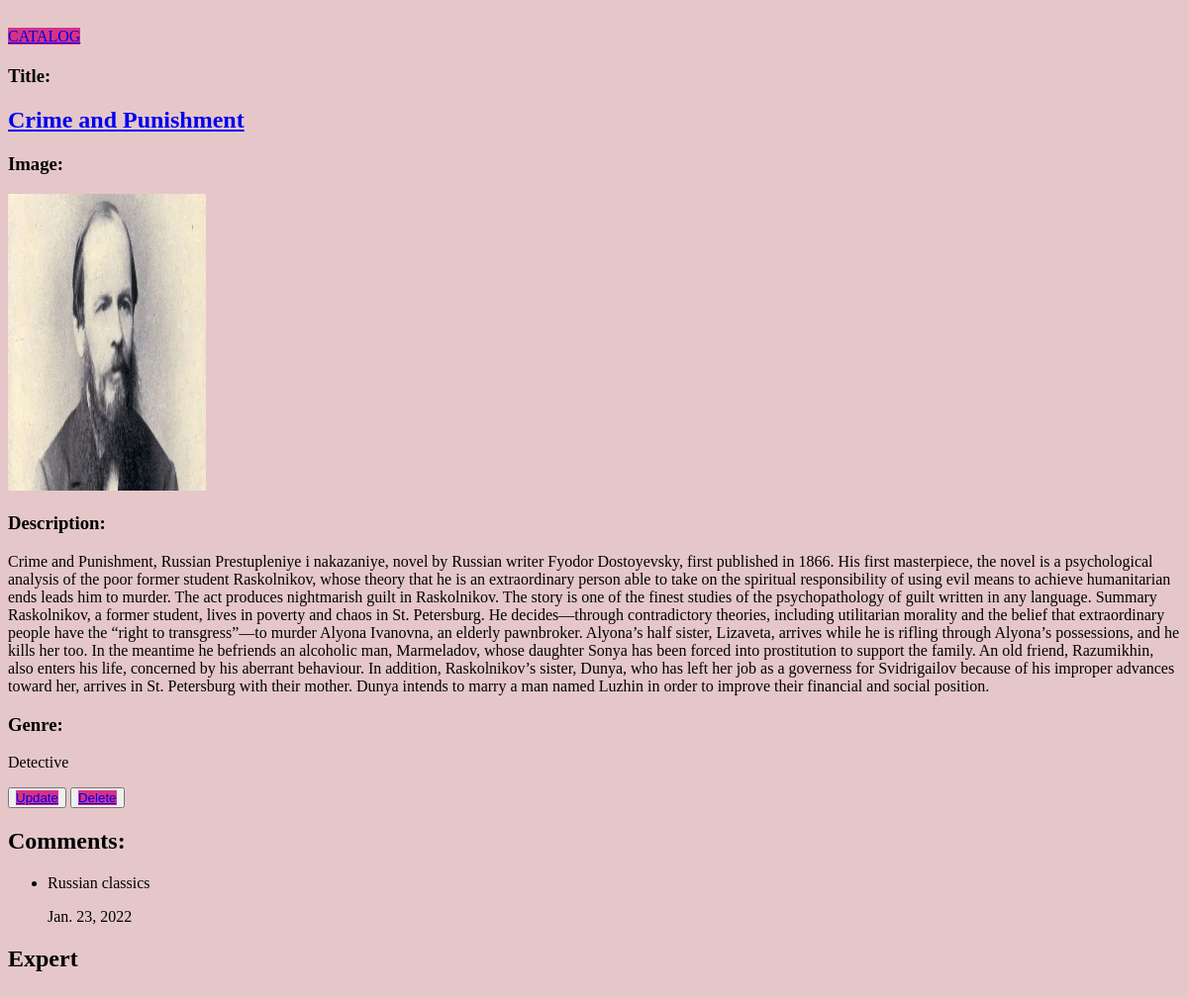
The page /books/4/ on the database as committed earlier.
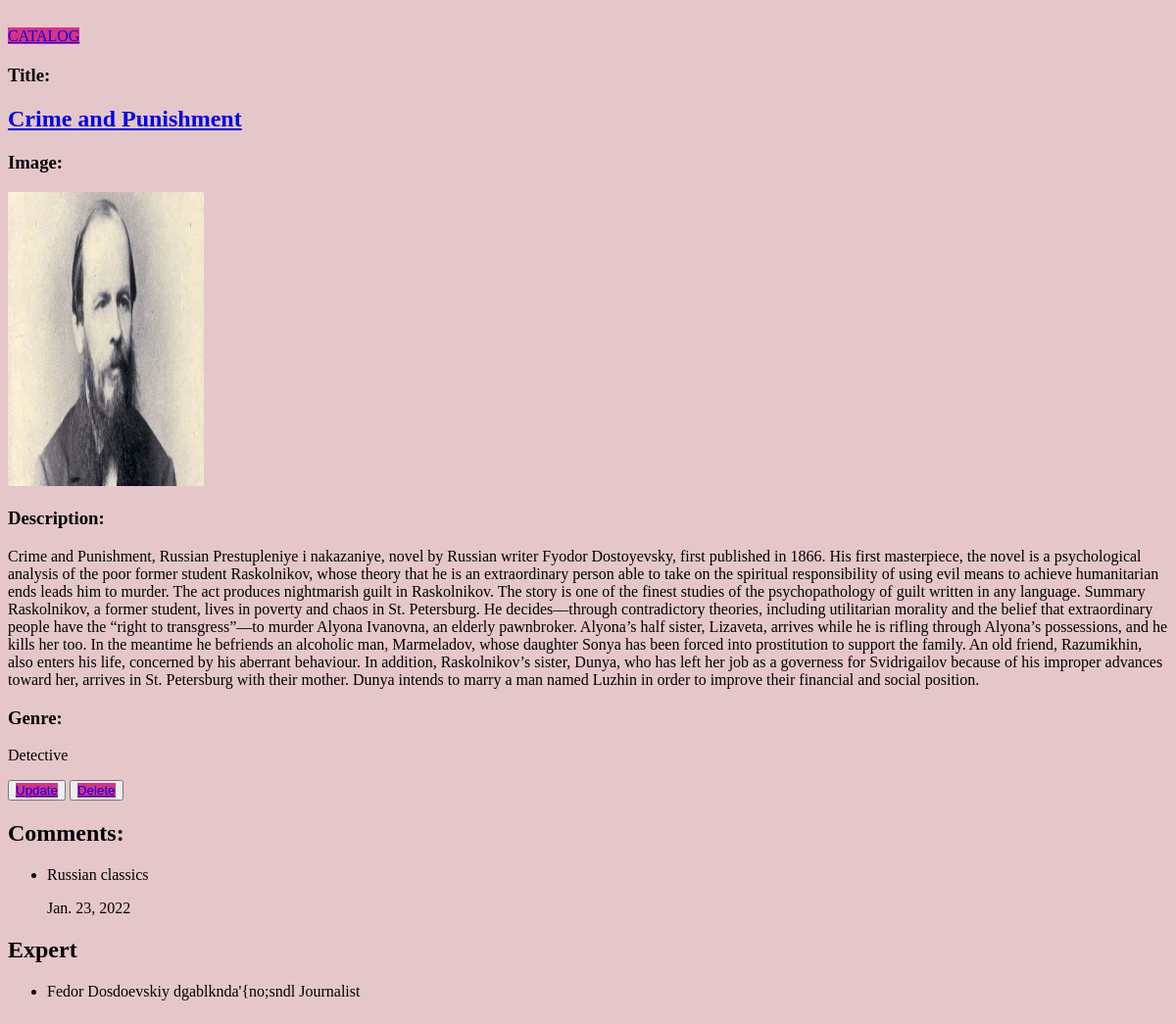
The same page on the database as committed later.
### book/models.py (models this page shows, shortened)
class BookComment(models.Model):
    books = models.ForeignKey(Book, on_delete=models.CASCADE,
                              related_name="book_comment")
    text = models.TextField()
    created_date = models.DateField(auto_now_add=True)

class BookExpert(models.Model):
    ACTIVITY_CHOICE =(
        ('Teacher', "Teacher"),
        ('Student', 'Student'),
        ('Writer', 'Writer'),
        ('Mangaka', 'Mangaka'),
        ('Journalist', 'Journalist'),
        ("IT Developer", "IT Developer"),
    )
    books = models.ForeignKey(Book, on_delete=models.CASCADE,
                              related_name="book_expert")
    full_name_of_Expert = models.CharField(max_length=100)
    activity = models.CharField(choices=ACTIVITY_CHOICE, max_length=100)
    personal_info = models.TextField()

### book/views.py (the view)
# urls.py: path('books/<int:id>/', views.BooksDetailView.as_view(), name='book_detail'),
class BooksDetailView(generic.DetailView):
    template_name = "book_detail.html"
    def get_object(self, **kwargs):
        book_id = self.kwargs.get("id")
        return get_object_or_404(models.Book, id= book_id)

### templates/book_detail.html (shortened to what this page needs)
<!DOCTYPE html>
<html lang="en">
<head>
</head>
<body>
<div>
    <div class="container button__container">
    <a href="/books/" class="btn btn-primary">CATALOG</a>
    </div>
     <h3>Title:</h3>
    <h2><a href="/book/{{ object.id }}/">{{ object.title }}</a></h2>
    <h3>Image:</h3>
    <p><img style="width: 200px; height: 300px" src="{{ object.image.url }}" alt=""></p>
    <h3>Description:</h3>
    <p>{{ object.description }}</p>
    <h3>Genre:</h3>
    <p>{{ object.genre }}</p>
</div>
<button><a href="/books/{{ object.id }}/update" class=" btn btn-primary">Update</a></button>
<button><a href="/books/{{ object.id }}/delete" class=" btn btn-primary">Delete</a> </button>
<div>
    <h2>Comments:</h2>
    <ul>
        {% for i in object.book_comment.all %}
            <li>
                {{ i.text }}
            </li>
            <p>{{ i.created_date }}</p>
        {% endfor %}
    </ul>
</div>
<div>
    <h2>Expert</h2>
    <ul>
        {% for i in object.book_expert.all %}
            <li>
                {{ i.full_name_of_Expert }}
                {{ i.personal_info }}
                {{ i.activity  }}
            </li>
        {% endfor %}
    </ul>
</div>
</body>
</html>

Rows that differ between the two databases and show on the page:
added BookExpert: full_name_of_Expert "Fedor Dosdoevskiy", personal_info "dgablknda'{no;sndl", activity "Journalist"
